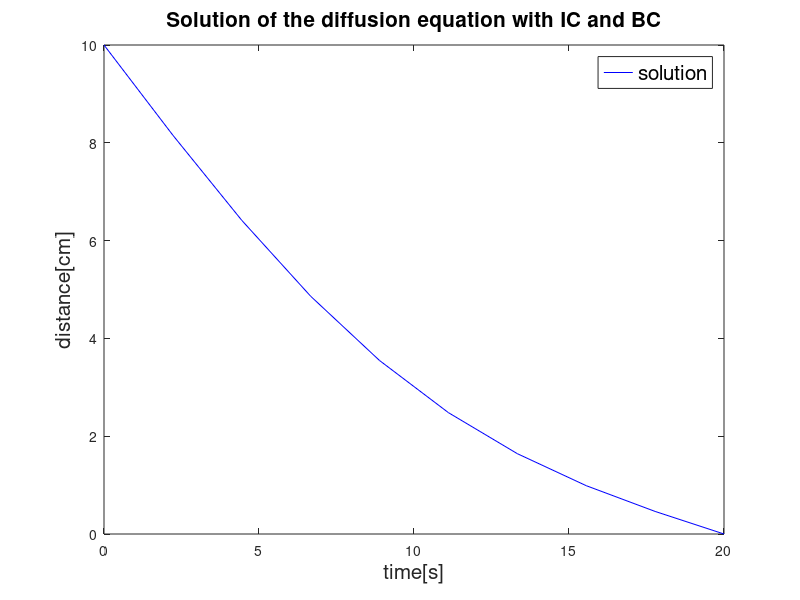

Source code (MATLAB):
N = 10.0;
L = 20.0;
T = 20;
dt = T/N; 
dx = L/N;
D = 20.0; 
T0 = 10;
alpha=1;
%alpha = (dt*D)/(dx*dx);

%%initialize%%

F = zeros(N,N);
U = zeros(N,1);
b = zeros(N,1);


%%matrix%%

for i=1:N
   for j=1:N 
       if i == j && (j == 1 || j == N) 
           F(i,j) = 0;
       elseif i == j && j ~= 1
           F(i,j) = -2*alpha;
           F(i,j+1) = 1*alpha;
           F(i,j-1) = 1*alpha;
       end
   end
end

B = eye(N,N) - F;

for i=1:N
   x =  (i-1)*dx;
   t =  (i-1)*dt;
   
   b = U;
   
   b(1) = T0;                    %IC (and BC)
   %b(N) = TN;
   
   
   U = linsolve(B,b);            %update the vector
   
end

figure(1)
set(gca,'Fontsize',15); 
plot(linspace(0, T, N), U, 'b');
legend('solution','Fontsize',15);
xlabel('time[s]','Fontsize',15);                                  
ylabel('distance[cm]','Fontsize',15);
title('Solution of the diffusion equation with IC and BC', 'Fontsize',15);
